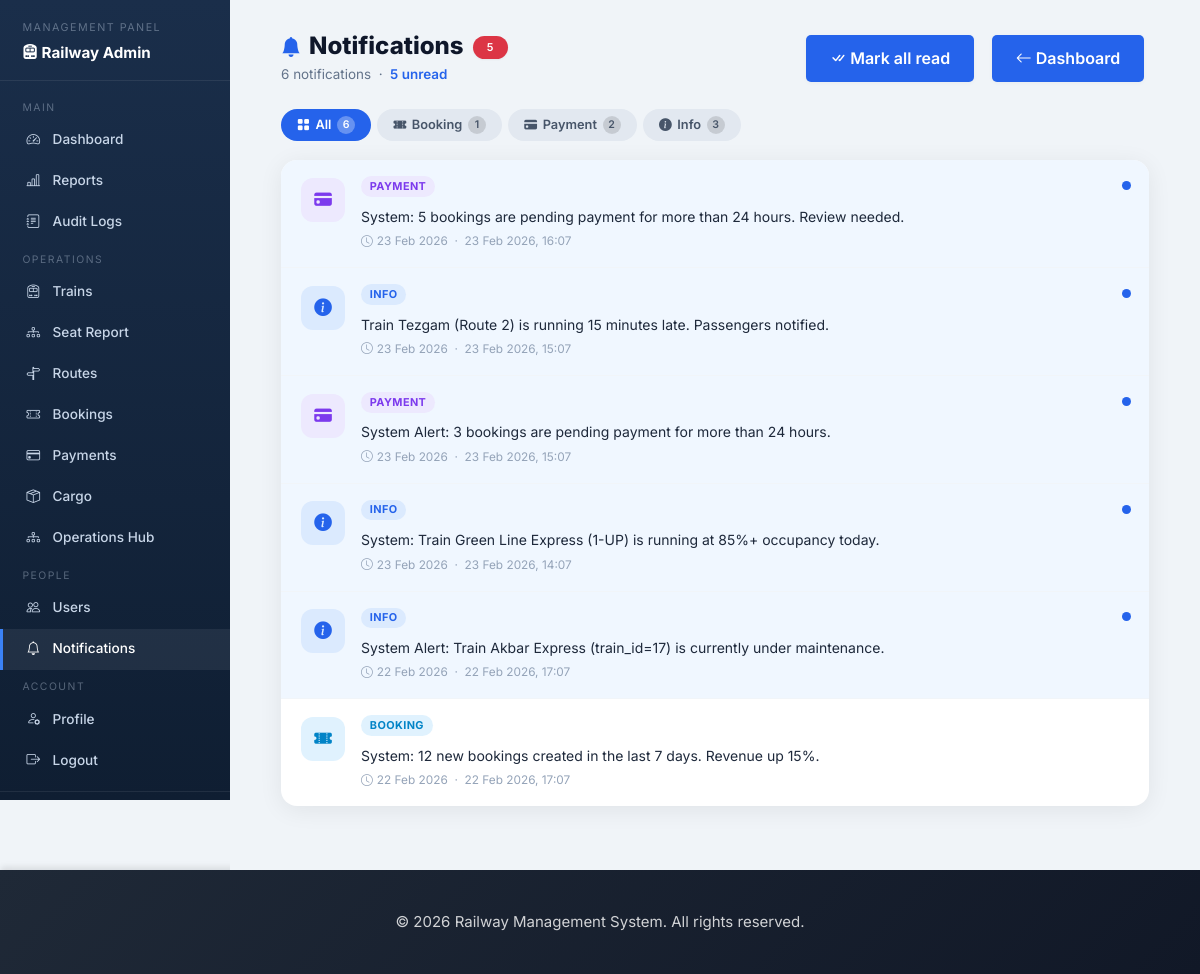
Screenshot of /notifications.php (signed in) with the database file from the repository.
### tables this page shows
CREATE TABLE IF NOT EXISTS notifications (
    notification_id INT PRIMARY KEY AUTO_INCREMENT,
    user_id         INT NOT NULL,
    message         TEXT NOT NULL,
    is_read         TINYINT(1) DEFAULT 0,
    created_at      TIMESTAMP DEFAULT CURRENT_TIMESTAMP,
    FOREIGN KEY (user_id) REFERENCES users(user_id) ON DELETE CASCADE,
    INDEX idx_notif_user (user_id, is_read)
);

### src/classes/Database.php (called while the page is built, shortened)
<?php
class Database {
    private $host = DB_HOST;
    private $db_name = DB_NAME;
    private $user = DB_USER;
    private $password = DB_PASS;
    private $port = DB_PORT;
    private $connection;
    public function connect() {
        $this->connection = new mysqli(
            $this->host,
            $this->user,
            $this->password,
            $this->db_name,
            $this->port
        );
        $this->connection->set_charset('utf8');
        return $this->connection;
    }
    private function ensureCancellationColumns(): void {
        $db = $this->connection->real_escape_string($this->db_name);
        $columns = [
            'cancellation_reason' => "ALTER TABLE bookings ADD COLUMN cancellation_reason VARCHAR(255) DEFAULT NULL",
            'cancellation_fee'    => "ALTER TABLE bookings ADD COLUMN cancellation_fee    DECIMAL(10,2) DEFAULT 0.00",
            'refund_amount'       => "ALTER TABLE bookings ADD COLUMN refund_amount       DECIMAL(10,2) DEFAULT 0.00",
            'cancelled_at'        => "ALTER TABLE bookings ADD COLUMN cancelled_at        DATETIME DEFAULT NULL",
        ];
        foreach ($columns as $col => $ddl) {
            $check = $this->connection->query(
                "SELECT 1 FROM information_schema.COLUMNS
                 WHERE TABLE_SCHEMA = '{$db}' AND TABLE_NAME = 'bookings' AND COLUMN_NAME = '{$col}'"
            );
            if ($check && $check->num_rows === 0) {
                $this->connection->query($ddl);
            }
        }
    }
    private function ensureNotificationColumns(): void {
        $db = $this->connection->real_escape_string($this->db_name);
        $columns = [
            'type'       => "ALTER TABLE notifications ADD COLUMN type       VARCHAR(30)  NOT NULL DEFAULT 'info'",
            'related_id' => "ALTER TABLE notifications ADD COLUMN related_id  INT          NOT NULL DEFAULT 0",
        ];
        foreach ($columns as $col => $ddl) {
            $check = $this->connection->query(
                "SELECT 1 FROM information_schema.COLUMNS
                 WHERE TABLE_SCHEMA = '{$db}' AND TABLE_NAME = 'notifications' AND COLUMN_NAME = '{$col}'"
            );
            if ($check && $check->num_rows === 0) {
                $this->connection->query($ddl);
            }
        }
    }
    public function select($query) {
        $result = $this->connection->query($query);
        $data = array();
        if ($result->num_rows > 0) {
            while ($row = $result->fetch_assoc()) {
                array_push($data, $row);
            }
            return $data;
        } else {
            return false;
        }
    }
}
?>

### notifications.php (the view, shortened to what this page needs)
<?php
require_once 'config/database.php';
require_once 'src/classes/Database.php';
$db = new Database();
$db->connect();
$user_id = (int)$_SESSION['user_id'];
$_role   = $_SESSION['role'] ?? 'user';
$notifications = $db->select(
    "SELECT * FROM notifications WHERE user_id = {$user_id} ORDER BY is_read ASC, created_at DESC LIMIT 200"
) ?: [];
$unread_count = count(array_filter($notifications, fn($n) => !(int)$n['is_read']));
function notif_classify(array $row): array {
    $db_type = $row['type'] ?? '';
    $m = strtolower($row['message'] ?? '');
    if (str_contains($m,'payment')||str_contains($m,'paid'))      return ['type'=>'payment'] + NOTIF_STYLES['payment'];
    if (str_contains($m,'book'))                                   return ['type'=>'booking'] + NOTIF_STYLES['booking'];
    return                                                                ['type'=>'info']    + NOTIF_STYLES['info'];
}
function time_ago(int $ts): string {
    $d = time() - $ts;
    return date('d M Y', $ts);
}
require_once 'inc/header.php';
$back_url = match($_role) { 'admin'=>'admin-dashboard.php', default=>'dashboard.php' };
?>
<div class="adm-wrap">
<?php if ($_role === 'admin'): ?>
<aside class="adm-sidebar">
    <div class="sb-brand">
        <span>Management Panel</span>
        <strong><i class="bi bi-train-front-fill me-1"></i>Railway Admin</strong>
    </div>
    <nav>
        <div class="sb-sep">Main</div>
        <a href="admin-dashboard.php"><i class="bi bi-speedometer2"></i> Dashboard</a>
        <a href="reports.php"><i class="bi bi-bar-chart-line"></i> Reports</a>
        <a href="audit-logs.php"><i class="bi bi-journal-text"></i> Audit Logs</a>
        <div class="sb-sep">Operations</div>
        <a href="manage-trains.php"><i class="bi bi-train-front"></i> Trains</a>
        <a href="train-seats-report.php"><i class="bi bi-diagram-3"></i> Seat Report</a>
        <a href="manage-routes.php"><i class="bi bi-signpost-split"></i> Routes</a>
        <a href="manage-bookings.php"><i class="bi bi-ticket-perforated"></i> Bookings</a>
        <a href="manage-payments.php"><i class="bi bi-credit-card"></i> Payments</a>
        <a href="cargo-shipments.php"><i class="bi bi-box-seam"></i> Cargo</a>
        <a href="operations-hub.php"><i class="bi bi-diagram-3"></i> Operations Hub</a>
        <div class="sb-sep">People</div>
        <a href="manage-users.php"><i class="bi bi-people"></i> Users</a>
        <a href="notifications.php" class="active"><i class="bi bi-bell"></i> Notifications</a>
        <div class="sb-sep">Account</div>
        <a href="profile.php"><i class="bi bi-person-gear"></i> Profile</a>
        <a href="logout.php"><i class="bi bi-box-arrow-right"></i> Logout</a>
    </nav>
    <div class="sb-user">
    </div>
</aside>
<?php endif; ?>
<main class="adm-main">
<div class="notif-shell">
    <div class="notif-topbar">
        <div class="notif-topbar-left">
            <h2>
                <i class="bi bi-bell-fill me-2" style="color:#2563eb;font-size:1.25rem;vertical-align:middle;"></i>Notifications
                <?php if ($unread_count > 0): ?>
                <span class="badge rounded-pill bg-danger ms-1" style="font-size:.68rem;vertical-align:middle;"><?= $unread_count ?></span>
                <?php endif; ?>
            </h2>
            <p>
                <?= count($notifications) ?> notification<?= count($notifications) !== 1 ? 's' : '' ?>
                &nbsp;·&nbsp;
                <?php if ($unread_count > 0): ?>
                    <span style="color:#2563eb;font-weight:600;"><?= $unread_count ?> unread</span>
                <?php else: ?>
                    <span style="color:#16a34a;font-weight:600;"><i class="bi bi-check-all me-1"></i>All caught up</span>
                <?php endif; ?>
            </p>
        </div>
        <div class="notif-topbar-right">
            <?php if ($unread_count > 0): ?>
            <button class="btn btn-outline-primary btn-sm" onclick="markAllRead()">
                <i class="bi bi-check-all me-1"></i>Mark all read
            </button>
            <?php endif; ?>
            <a href="<?= $back_url ?>" class="btn btn-outline-secondary btn-sm">
                <i class="bi bi-arrow-left me-1"></i>Dashboard
            </a>
        </div>
    </div>
    <?php
    $type_counts = ['all' => count($notifications)];
    foreach ($notifications as $n) {
        $t = notif_classify($n)['type'];
        $type_counts[$t] = ($type_counts[$t] ?? 0) + 1;
    }
    $tab_defs = $is_staff ? [
        'all'     => ['All',         'bi-grid-fill'],
        'booking' => ['New Bookings','bi-ticket-perforated-fill'],
        'payment' => ['Payments',    'bi-credit-card-fill'],
        'cancel'  => ['Cancelled',   'bi-x-circle-fill'],
        'update'  => ['Updated',     'bi-arrow-repeat'],
        'refund'  => ['Refunds',     'bi-cash-coin'],
        'confirm' => ['Confirmed',   'bi-check-circle-fill'],
        'alert'   => ['Alerts',      'bi-exclamation-triangle-fill'],
        'info'    => ['Info',        'bi-info-circle-fill'],
    ] : [
        'all'     => ['All',       'bi-grid-fill'],
        'booking' => ['Booking',   'bi-ticket-perforated-fill'],
        'confirm' => ['Confirmed', 'bi-check-circle-fill'],
        'payment' => ['Payment',   'bi-credit-card-fill'],
        'update'  => ['Updated',   'bi-arrow-repeat'],
        'refund'  => ['Refund',    'bi-cash-coin'],
        'cancel'  => ['Cancelled', 'bi-x-circle-fill'],
        'alert'   => ['Alerts',    'bi-exclamation-triangle-fill'],
        'info'    => ['Info',      'bi-info-circle-fill'],
    ];
    ?>
    <div class="notif-tabs">
        <?php foreach ($tab_defs as $key => [$label, $icon]): ?>
        <?php $cnt = $type_counts[$key] ?? 0; if ($key !== 'all' && $cnt === 0) continue; ?>
        <button class="notif-tab <?= $key === 'all' ? 'active' : '' ?>"
                data-tab="<?= $key ?>" onclick="switchTab('<?= $key ?>', this)">
            <i class="bi <?= $icon ?>"></i> <?= $label ?>
            <span class="tab-cnt"><?= $cnt ?></span>
        </button>
        <?php endforeach; ?>
    </div>
    <div class="notif-main-card" id="notifList">
        <?php if (empty($notifications)): ?>
        <div class="notif-empty">
            <i class="bi bi-bell-slash"></i>
            <p class="fw-semibold mb-1">No notifications yet</p>
            <p class="mt-1 text-muted" style="font-size:.84rem;">
                <?= $is_staff
                    ? 'Booking activity, payments, and operational alerts will appear here.'
                    : 'Booking confirmations, payment receipts, and travel alerts will show up here.' ?>
            </p>
        </div>
        <?php else: ?>
        <?php foreach ($notifications as $notif):
            $ts      = strtotime($notif['created_at']);
            $cls     = notif_classify($notif);
            $ago     = time_ago($ts);
            $isNew   = !(int)$notif['is_read'];
            $nid     = (int)$notif['notification_id'];
        ?>
        <div class="notif-row <?= $isNew ? 'unread' : '' ?>"
             id="notif-<?= $nid ?>"
             data-type="<?= $cls['type'] ?>">
            <?php if ($isNew): ?><div class="unread-dot" id="dot-<?= $nid ?>"></div><?php endif; ?>
            <div class="notif-ico" style="background:<?= $cls['bg'] ?>;color:<?= $cls['color'] ?>;">
                <i class="bi <?= $cls['icon'] ?>"></i>
            </div>
            <div class="notif-body">
                <div class="d-flex align-items-center gap-2 flex-wrap mb-1">
                    <span class="notif-label" style="background:<?= $cls['bg'] ?>;color:<?= $cls['color'] ?>;">
                        <?= $cls['label'] ?>
                    </span>
                </div>
                <div class="notif-msg"><?= htmlspecialchars($notif['message']) ?></div>
                <div class="notif-time">
                    <i class="bi bi-clock me-1"></i><?= $ago ?>
                    &nbsp;·&nbsp; <?= date('d M Y, H:i', $ts) ?>
                </div>
            </div>
        </div>
        <?php endforeach; ?>
        <?php endif; ?>
    </div>
</div>
</main>
</div>
<?php require_once 'inc/footer.php'; ?>

### public/css/style.css (style rules this page uses)
:root { --primary-color: #2563eb; --primary-dark: #1e40af; --primary-light: #3b82f6; --secondary-color: #f59e0b; --secondary-dark: #d97706; --success-color: #10b981; --danger-color: #ef4444; --warning-color: #f59e0b; --info-color: #3b82f6; --dark-color: #1f2937; --light-color: #f9fafb; --text-color: #4b5563; --text-dark: #1f2937; --border-color: #e5e7eb; --shadow-sm: 0 1px 2px 0 rgba(0, 0, 0, 0.05); --shadow-md: 0 4px 6px -1px rgba(0, 0, 0, 0.1); --shadow-lg: 0 10px 15px -3px rgba(0, 0, 0, 0.1); --shadow-xl: 0 20px 25px -5px rgba(0, 0, 0, 0.1); }
* { margin: 0; padding: 0; box-sizing: border-box; }
html { scroll-behavior: smooth; }
body { font-family: 'Inter', -apple-system, BlinkMacSystemFont, 'Segoe UI', Roboto, 'Helvetica Neue', Arial, sans-serif; background: linear-gradient(135deg, #f5f7fa 0%, #c3cfe2 100%); color: var(--text-color); line-height: 1.6; min-height: 100vh; }
.badge { display: inline-flex; align-items: center; padding: 0.375rem 0.875rem; border-radius: 9999px; font-size: 0.8125rem; font-weight: 600; letter-spacing: 0.3px; box-shadow: var(--shadow-sm); }
.page-transition { animation: fadeInPage 0.5s ease; }
.btn, .btn-login, .btn-signup { display: inline-block; padding: 0.7em 1.5em; border-radius: 5px; border: none; background: var(--primary-color); color: #fff; font-weight: 600; font-size: 1rem; cursor: pointer; transition: background 0.2s, box-shadow 0.2s; box-shadow: 0 1px 4px rgba(0,0,0,0.04); margin: 0.2em 0.3em; text-decoration: none; }

### inc/header.php (style rules this page uses)
body.panel-layout .adm-wrap, body.panel-layout .emp-wrap { min-height: 100vh !important; }
body.panel-layout .adm-sidebar, body.panel-layout .emp-sidebar { top: 0 !important; height: 100vh !important; }

### rows the page displays
notifications: label "PAYMENT", message "System: 5 bookings are pending payment for more than 24 hours. Review needed.", created_at "23 Feb 2026", created_at "23 Feb 2026, 16:07"
notifications: label "INFO", message "Train Tezgam (Route 2) is running 15 minutes late. Passengers notified.", created_at "23 Feb 2026", created_at "23 Feb 2026, 15:07"
notifications: label "PAYMENT", message "System Alert: 3 bookings are pending payment for more than 24 hours.", created_at "23 Feb 2026", created_at "23 Feb 2026, 15:07"
notifications: label "INFO", message "System: Train Green Line Express (1-UP) is running at 85%+ occupancy today.", created_at "23 Feb 2026", created_at "23 Feb 2026, 14:07"
notifications: label "INFO", message "System Alert: Train Akbar Express (train_id=17) is currently under maintenance.", created_at "22 Feb 2026", created_at "22 Feb 2026, 17:07"
notifications: label "BOOKING", message "System: 12 new bookings created in the last 7 days. Revenue up 15%.", created_at "22 Feb 2026", created_at "22 Feb 2026, 17:07"

### other values shown
$unread_count "5"
count($notifications) "6"
$label "All"
$cnt "6"
$label "Booking"
$cnt "1"
$label "Payment"
$cnt "2"
$label "Info"
$cnt "3"
